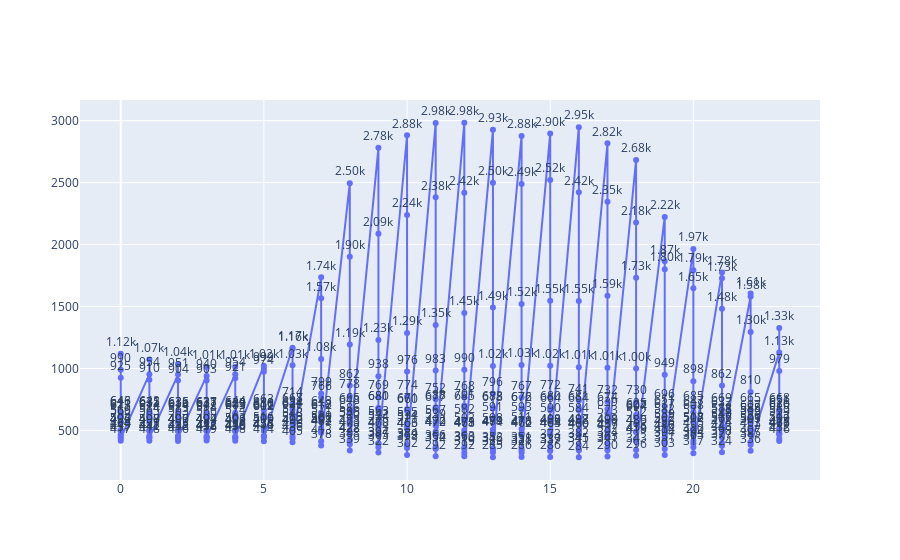

Write notebook code for a chart like this one.
### Code cell
fig = go.Figure()
fig.add_trace(go.Scatter(x=sub_query['시간대구분'],y=sub_query['총생활인구수'],
                            mode='lines+markers+text',
                            #name = 'lines+makers',
                            text = list(sub_query['총생활인구수']),
                            textposition= 'top center',
                            texttemplate='%{text:.3s}'

                            ))

fig.show()

### Figure 1 — Plotly figure (JSON) as saved in the notebook; plotly's stock layout.template omitted (floating-point values rounded to 4 significant figures; data arrays with more than 128 entries replaced by an {"elided": "..."} marker saying what was removed)
{"data": [{"mode": "lines+markers+text", "text": {"elided": "384 str values"}, "textposition": "top center", "texttemplate": "%{text:.3s}", "type": "scatter", "x": {"elided": "384 int values"}, "y": {"elided": "384 int values"}}], "layout": {}}
